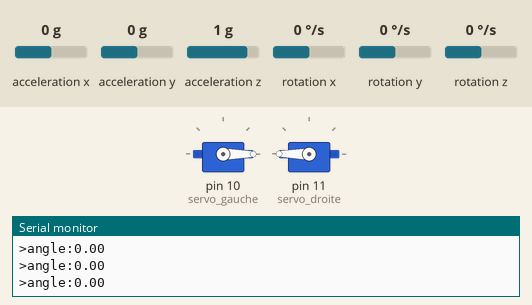
A program run on a simulated Arduino Nano, built with avr-gcc and run on an emulated ATmega328P. Shown: 2 × servo, the last lines printed to the serial monitor. The inputs (shaded band) are chosen by the test bench; at power-on: acceleration z 1 g, acceleration y 0 g, acceleration x 0 g, rotation x 0 °/s, rotation y 0 °/s, rotation z 0 °/s.

Above: at 1.2 s.
1.3 s: acceleration z set to 0.1 g
2.8 s: acceleration z set to -0.2 g
At 4.0 s:
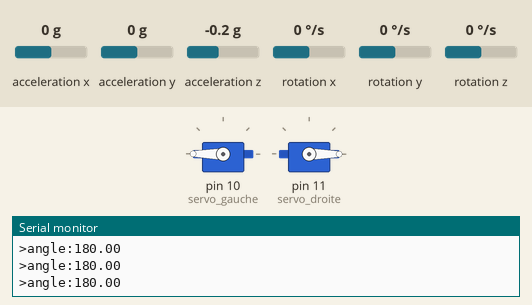
4.3 s: acceleration y set to -0.2 g
At 4.7 s:
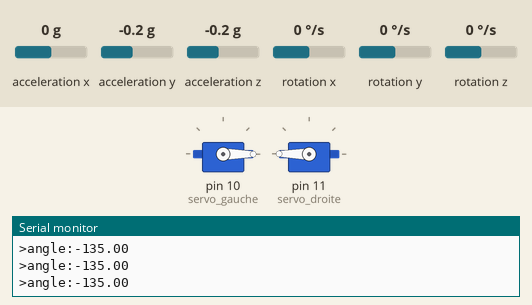
5.8 s: acceleration y set to 1.4 g
At 7.0 s:
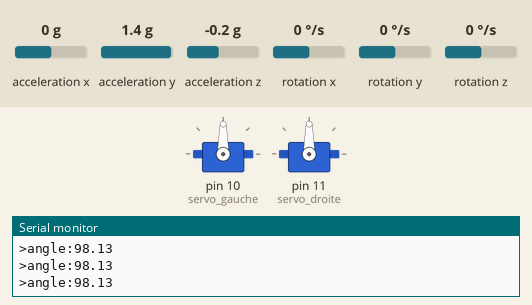
7.3 s: acceleration z set to 1.4 g
At 8.5 s:
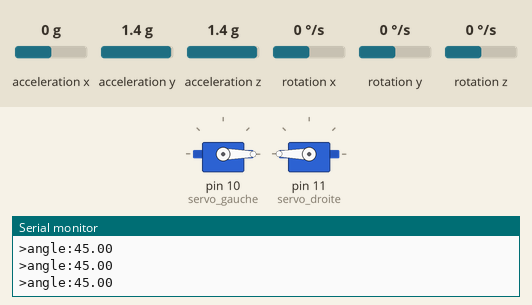
8.8 s: acceleration z set to -0.8 g
At 9.4 s:
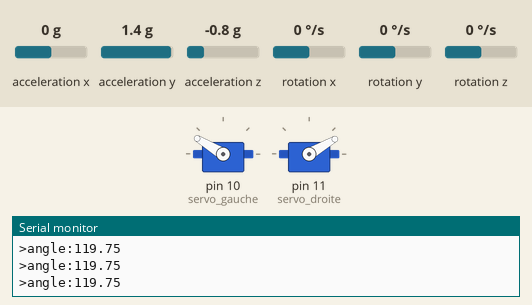
Timing chart, 0 to 11.3 s (numbered marks = the images above; inputs shaded):
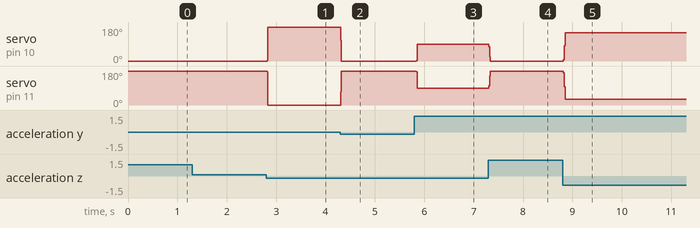

Measured:
- the behaviour switches between 0 and -0.1 g on acceleration z (found by bisection; images 0 and 1)
- the behaviour switches between 0 and -0.1 g on acceleration y (found by bisection; images 1 and 2)
- after the input at 2.8 s, servo on pin 10 (servo_gauche): 0° → 180° at once; servo on pin 11 (servo_droite): 180° → 0° at once
- after the input at 4.3 s, servo on pin 10 (servo_gauche): 180° → 0° at once; servo on pin 11 (servo_droite): 0° → 180° at once
- after the input at 5.8 s, servo on pin 10 (servo_gauche): 0° → 90° at once; servo on pin 11 (servo_droite): 180° → 90° at once
- after the input at 7.3 s, servo on pin 10 (servo_gauche): 90° → 0° at once; servo on pin 11 (servo_droite): 90° → 180° at once
- after the input at 8.8 s, servo on pin 10 (servo_gauche): 0° → 149° at once; servo on pin 11 (servo_droite): 180° → 30° at once

The program:

main.cpp
```cpp
#include <MPU6050.h>
#include <Servo.h>
#include <Wire.h>

MPU6050 mpu6050;
Servo servo_gauche;
Servo servo_droite;

const int taille_liste_angles = 10;      // Taille du tampon pour la moyenne mobile
float liste_angles[taille_liste_angles]; // Tampon pour stocker les valeurs d'angle
int index = 0;

int compteur = 0; // Compteur pour gérer l'alternance des angles

double input, output;

// Coefficients PID pour l'angle
double Kp_angle = 2.5;
double Ki_angle = 0;
double Kd_angle = 1;

// Coefficients PID pour la vitesse
double Kp_vitesse = 2;
double Ki_vitesse = 0;
double Kd_vitesse = 0;

float a = 2;

// Limites de l'intégrale
double integral_limit = 1000;

double previous_error = 0.01;
double integral = 0;
float TARGET_ANGLE = 96;
float TARGET_ANGLE_AVANCER = 98;
float TARGET_ACCELERATION = 3;

// Variables pour interpolation douce
float current_target_angle = TARGET_ANGLE;
float angle_step = 0.1; // Incrément pour une transition douce

unsigned long previous_time = 0; // Temps précédent pour gérer l'alternance

void setup()
{
  Serial.begin(115200);
  Wire.begin();
  mpu6050.initialize();
  servo_gauche.attach(10);
  servo_droite.attach(11);
}

float sigmoid(float a, float x)
{
  return 1 / (1 + exp(-a * (x - 105)));
}

float sigmoid_inverse(float a, float x)
{
  return 1 / (1 + exp(a * (x - 75)));
}

float calculer_angle()
{
  int16_t angle_x, angle_y, angle_z, gyro_x, gyro_y, gyro_z;
  mpu6050.getMotion6(&angle_x, &angle_y, &angle_z, &gyro_x, &gyro_y, &gyro_z);
  float angle = atan2((double)angle_y / 16384.0, (double)angle_z / 16384.0) * 180 / PI;
  return angle;
}

float moyenne_mobile(float nouvel_angle)
{
  liste_angles[index] = nouvel_angle;
  index = (index + 1) % taille_liste_angles; // Avance l'index du tampon, en bouclant si nécessaire

  float somme_liste = 0;
  for (int i = 0; i < taille_liste_angles; i++)
  {
    somme_liste += liste_angles[i];
  }

  float moyenne_angles = somme_liste / taille_liste_angles;

  return moyenne_angles;
}

double calculer_pid(double Kp, double Ki, double Kd, double input, float target)
{
  double error = target - input;

  integral += error;
  // Limiter l'intégrale pour éviter le "windup"
  if (integral > integral_limit)
    integral = integral_limit;
  if (integral < -integral_limit)
    integral = -integral_limit;

  double derivative = (error - previous_error);
  previous_error = error;

  double output = (Kp * error + Ki * integral + Kd * derivative);

  // Limiter la sortie
  if (output > 90)
    output = 90;
  if (output < -90)
    output = -90;

  return output;
}

void rotate_servos(double servo_value)
{
  if (servo_value < 6 && servo_value > -6)
  {
    servo_value = 0;
  }
  double value_servo_droite = 90 + servo_value;
  double value_servo_gauche = 90 - servo_value;

  servo_gauche.write(value_servo_gauche);
  servo_droite.write(value_servo_droite);
}

void stabiliser_angle(float target_angle)
{
  float angle = calculer_angle();
  angle = moyenne_mobile(angle); // Lissage des valeurs de l'angle

  double output = calculer_pid(Kp_angle, Ki_angle, Kd_angle, angle, target_angle);

  Serial.print(">angle:");
  Serial.println(angle);
  // Serial.println("Angle : " + String(angle) + "\t Output moteurs : " + String(output));

  rotate_servos(output);
}

float transition_avancer_stabiliser(float current_target_angle) {
  // Incrémenter le compteur
  compteur++;

  // Vérifier si le compteur est à une seconde
  if (compteur % 100 == 0) // Étant donné que nous avons un delay(10) à la fin, 100 itérations équivalent à 1 seconde
  {
    // Alterner entre les deux angles cibles
    if (TARGET_ANGLE == 96)
    {
      TARGET_ANGLE = TARGET_ANGLE_AVANCER;
    }
    else
    {
      TARGET_ANGLE = 96;
    }
  }

  // Interpoler en douceur entre les angles cibles
  if (current_target_angle < TARGET_ANGLE)
  {
    current_target_angle += angle_step;
    if (current_target_angle > TARGET_ANGLE)
    {
      current_target_angle = TARGET_ANGLE;
    }
  }
  else if (current_target_angle > TARGET_ANGLE)
  {
    current_target_angle -= angle_step;
    if (current_target_angle < TARGET_ANGLE)
    {
      current_target_angle = TARGET_ANGLE;
    }
  }

  // Serial.println("Current Target Angle: " + String(current_target_angle));

  return current_target_angle;
}

void loop()
{
  // current_target_angle = transition_avancer_stabiliser(current_target_angle);

  stabiliser_angle(current_target_angle);
  // delay(10); // Gestion simple du temps d'échantillonnage
}
```
